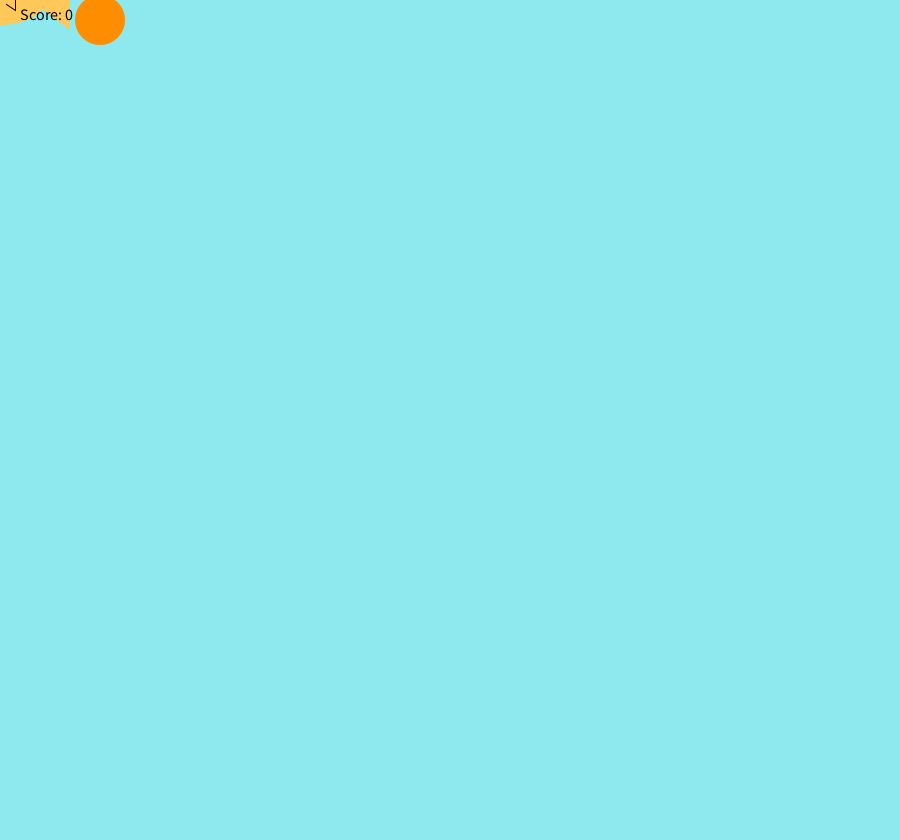
Frame 1 (no input)
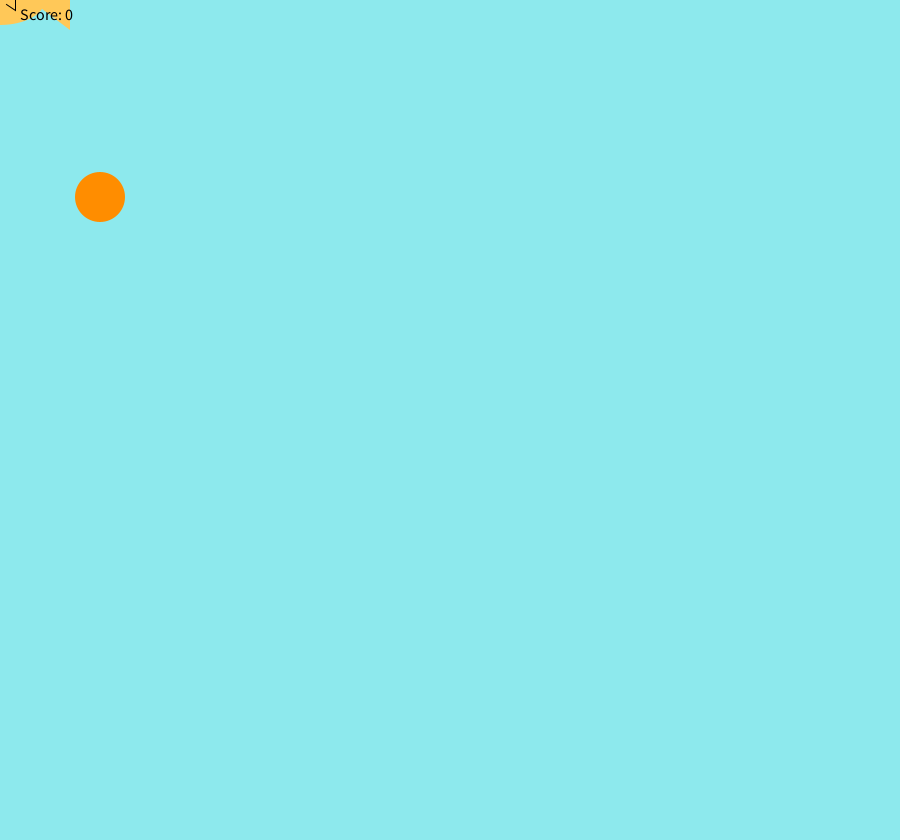
Frame 60 (the mouse pressed at the canvas centre just before this capture)
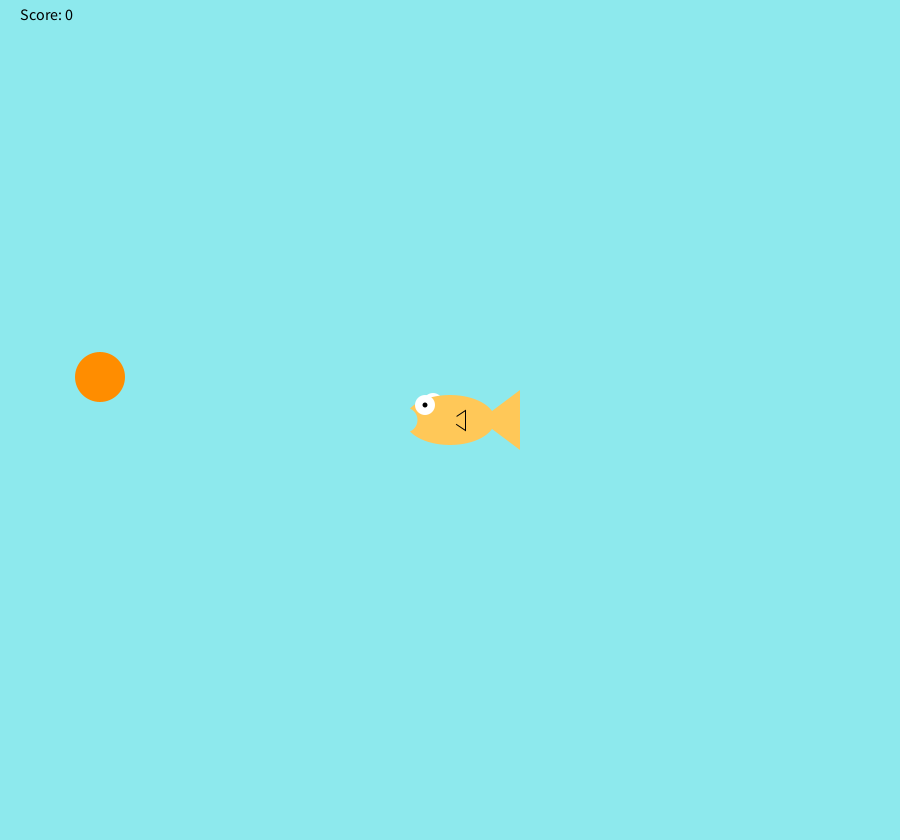
Frame 120 (the mouse held since frame 60 and released just before this capture)

The Processing sketch that drew these frames (run headless with seeded random() and noise(); from frame 60 on, the mouse is pressed at the canvas centre):

// Processing sketch: FishFeeder
// ── FishFeeder.pde
int foodX = 100;
int foodY = 20;
int score = 0;
int foodspeed = 3;
void setup(){
  size(900,840);
  
  
  
  
}
void draw(){
   background(141,233,237);


  if (score>=25){
  textSize(50); //if it’s not big enough
text("You Fed Your Fish!", 300, 400); 
    
    
  }
  else{
    fill(#FF8D00);
noStroke();
ellipse(foodX, foodY, 50, 50);
  foodY+=foodspeed;
  if (foodY>=840){
    foodY=0;
    foodX = (int) random(width-20); 
   
  }
  drawFish();
  checkCatch(foodX,foodY);
  fill(0, 0, 0);
textSize(16);
text("Score: " + score, 20, 20);
    
  }
  
}
void drawFish(){
     noStroke();
     fill(255,255,255);
     ellipse(mouseX-17,mouseY-17,20,20); //back side eye
     fill(255,200,88);
     ellipse(mouseX,mouseY,90,50); //body
     triangle(mouseX+30,mouseY,mouseX+70,mouseY+30,mouseX+70,mouseY-30); //tail
     stroke(0);
     triangle(mouseX,mouseY,mouseX+15,mouseY+10,mouseX+15,mouseY-10); //side fin
     noStroke();
     fill(255,200,88);
     ellipse(mouseX,mouseY,15,15); //side fin cover
     noStroke();
     fill(255,255,255);
     ellipse(mouseX-25,mouseY-15,20,20); //front eye
     fill(0,0,0);
     ellipse(mouseX-25,mouseY-15,5,5); //pupil
     fill(141,233,237);
     ellipse(mouseX-45,mouseY,25,25); //mouth
}
 void checkCatch(int x, int y){
     if(x > mouseX - 70 && x < mouseX){
          if(y > mouseY-17 && y < mouseY+30){
               score++;
               foodspeed+=1;
               foodY = 20; //if the food was eaten, make more food fall from the top
               foodX = (int) random(width-20);
          }
     }
     else if (foodY > height && score > 0){
          score--;
     }
}
